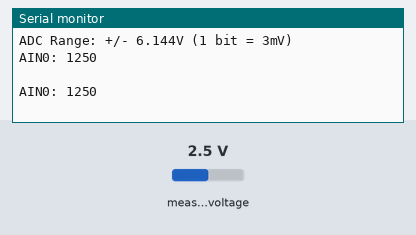
A sketch run on a simulated Arduino Uno, built with avr-gcc and run on an emulated ATmega328P. Shown: the last lines printed to the serial monitor. Inputs (shaded band) come from the test bench; at power-on: measured voltage 2.5 V.

Above: at 1.2 s.
1.3 s: measured voltage set to 0.1 V
At 2.6 s:
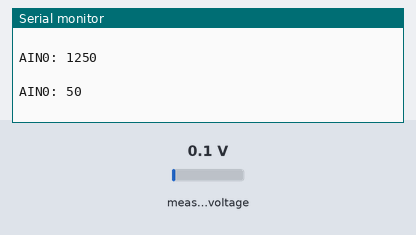
2.8 s: measured voltage set to 1.2 V
At 3.9 s:
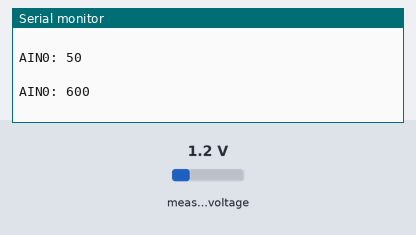
Timing chart, 0 to 5.8 s (numbered marks = the images above; inputs shaded):
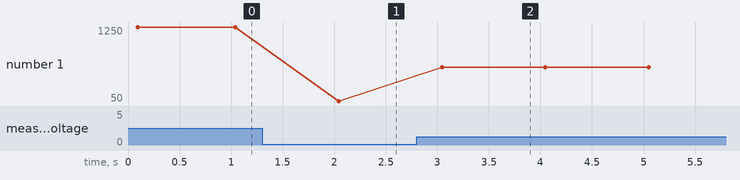

The sketch:

16_bit_ADC_part3.lnk.ino
```cpp
#include <Wire.h> //library allows communication with I2C/TWI devices
#include <Adafruit_ADS1X15.h> //driver for TI's ADS1X15

//https://github.com/adafruit/Adafruit_ADS1X15

// need readADC_SingleEnded
// startADCReading
// getLastConversionResults
// read register

Adafruit_ADS1015 ads1115; //initalization for 16 bit ADC conversion

void setup(void)
{
  Serial.begin(9600);
  Serial.println("Hello!");

  ads1115.setGain(GAIN_ONE);        // 1x gain   +/- 4.096V  1 bit = 2mV      0.125mV

  Serial.println("Getting single-ended readings from AIN0..3");
  Serial.println("ADC Range: +/- 6.144V (1 bit = 3mV)");
  ads1115.begin(); //ADC set up
}

void loop(void)
{
  int16_t adc0; //variable to store adc conversion

  adc0 = ads1115.readADC_SingleEnded(0); //single ended reading from pin 0

  Serial.print("AIN0: "); Serial.println(adc0);

  Serial.println(" ");

  delay(1000);
}
```

Measured:
- after the input at 1.3 s, the serial monitor: prints a new line after 0.74 s (image 1)
- after the input at 2.8 s, the serial monitor: prints a new line after 0.25 s (image 2)
- plotted number 1: 1250 → 50 after the input at 1.3 s, 50 → 600 after the input at 2.8 s
